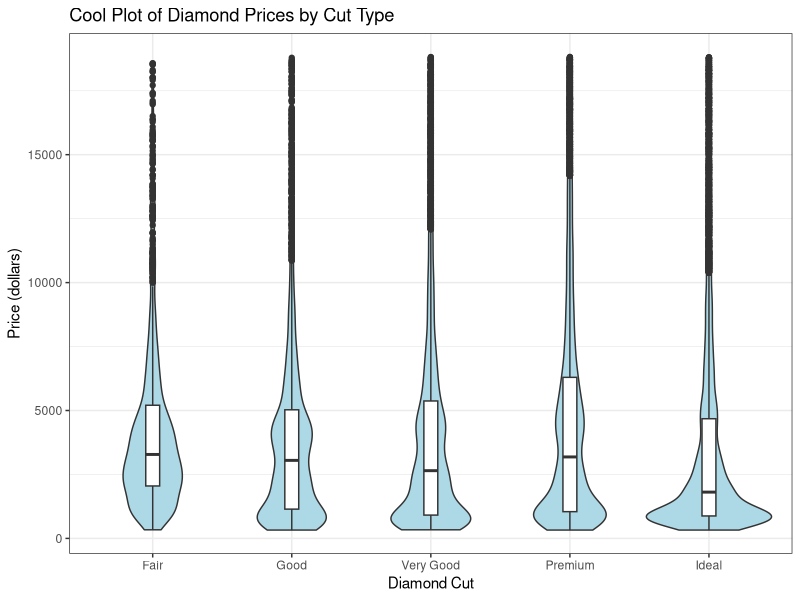
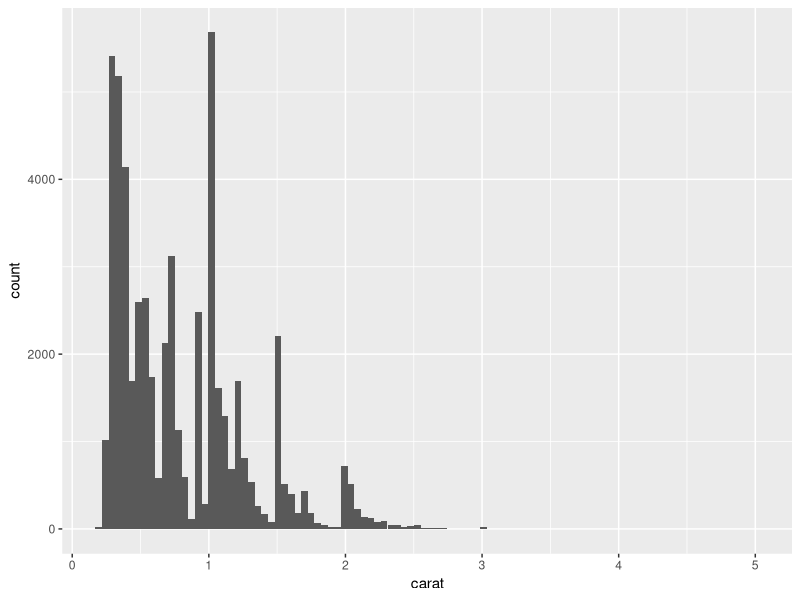
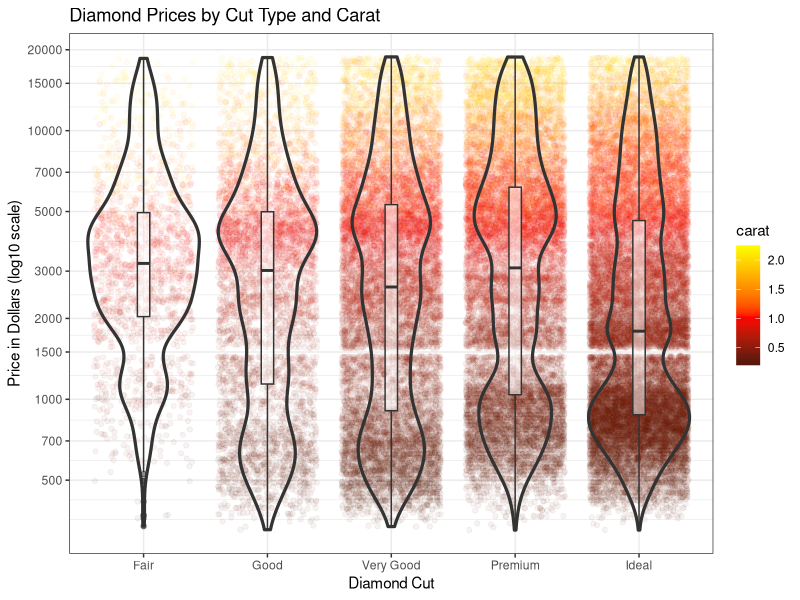
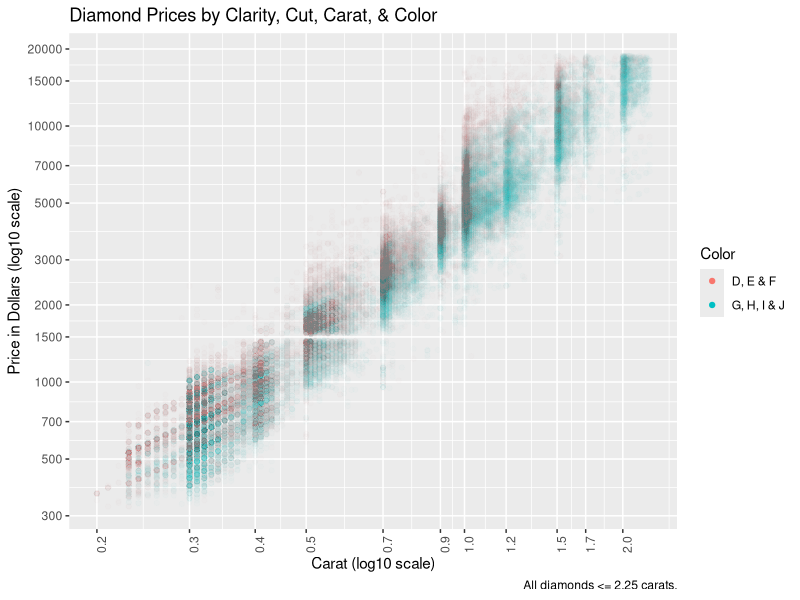
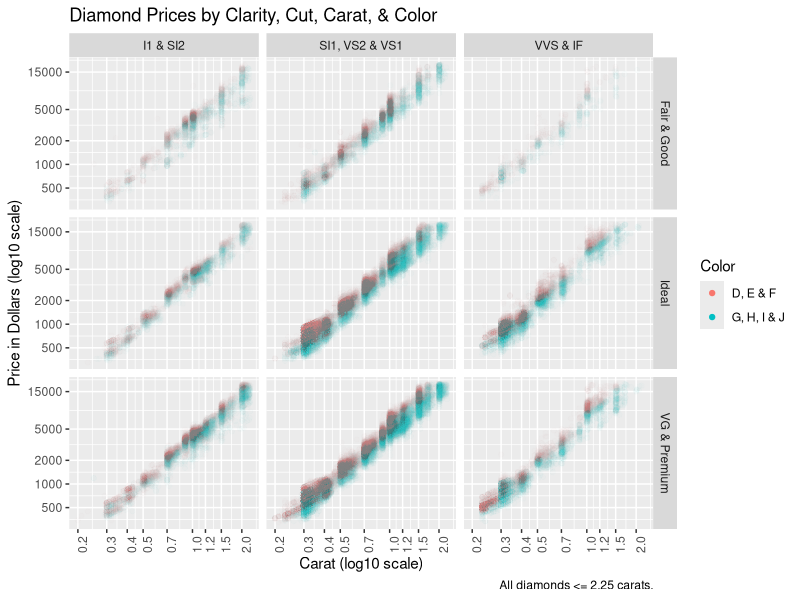
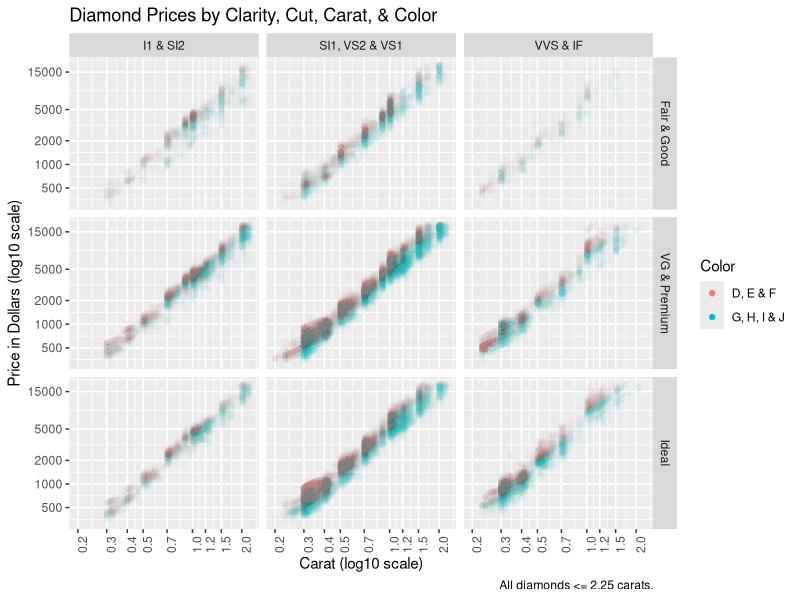
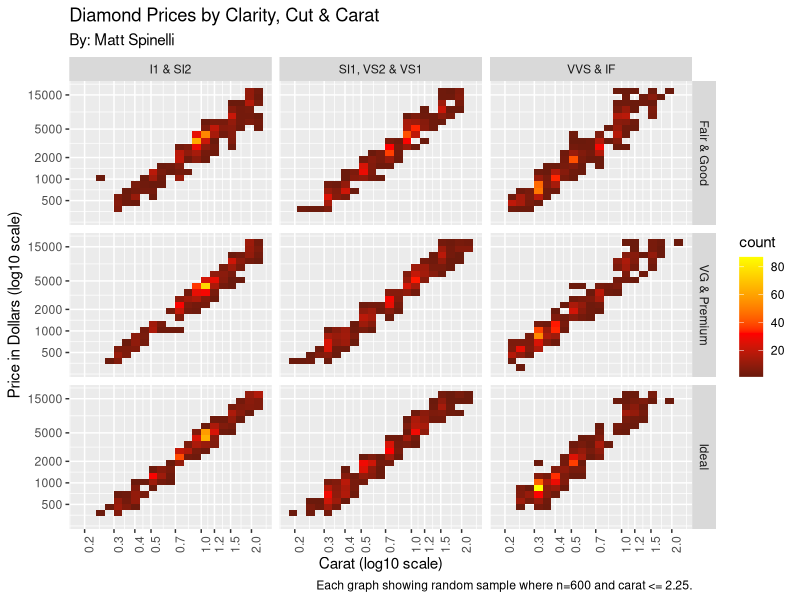

Here is the R script that generated these plots, in order:
## ---- chunk 1
knitr::opts_chunk$set(echo = TRUE)
## ---- chunk 2
library(ggplot2)
library(dplyr)
library(scales)
## ---- chunk 3
ggplot() + 
  geom_violin(aes(x=cut, y=price), 
              fill='lightblue',
              data=diamonds) +
  geom_boxplot(aes(x=cut, y=price),
               width=.1,
               data=diamonds) +
  theme_bw() +
  labs(x='Diamond Cut', y='Price (dollars)', 
       title='Cool Plot of Diamond Prices by Cut Type')
## ---- chunk 4
max_carat = max(diamonds$carat)
max_carat
min_carat = min(diamonds$carat)
min_carat
## ---- chunk 5
ggplot(diamonds, aes(x=carat)) + geom_histogram(bins=100)
## ---- chunk 6
cutoff_carat = 2.25
count(filter(diamonds, carat <= cutoff_carat)) / nrow(diamonds)
## ---- chunk 7
scale_midpoint = (cutoff_carat-min_carat) / 2
scale_midpoint
## ---- chunk 8
diamonds %>% filter(carat <= cutoff_carat) %>%
  ggplot(aes(x=cut, y=price, color=carat)) + 
  scale_y_log10(breaks = c(500, 700, 1000, 1500, 2000, 3000, 
                           5000, 7000, 10000, 15000, 20000)) +
  scale_color_gradient2(low = 'black', mid = 'red', high = 'yellow',
                        midpoint = scale_midpoint, 
                        limits=c(min_carat, cutoff_carat)) +
  geom_jitter(alpha=.05) +
  geom_violin(fill=NA, size=1.1) +
  geom_boxplot(width=.10, alpha=.5) +
  theme_bw() +
  labs(x='Diamond Cut', y='Price in Dollars (log10 scale)',
       title='Diamond Prices by Cut Type and Carat')
## ---- chunk 9
diamonds2 <- diamonds %>% 
  filter(carat <= 2.25) %>% 
  mutate(color2 = ifelse(color %in% c('D', 'E', 'F'), 
                         'D, E & F', 'G, H, I & J')) %>%
  mutate(cut2 = ifelse(cut %in% c('Ideal'), 
                       'Ideal',
                       ifelse(cut %in% c('Very Good', 'Premium'),
                              'VG & Premium', 'Fair & Good'))) %>%
  mutate(clarity2 = ifelse(clarity %in% c('SI2', 'I1'), 'I1 & SI2', 
                           ifelse(clarity %in% c('SI1', 'VS2', 'VS1'), 
                                  'SI1, VS2 & VS1', 'VVS & IF')))
head(diamonds2)
## ---- chunk 10
ggplot(diamonds2, aes(carat, price)) +
  scale_y_log10(breaks = c(300, 500, 700, 1000, 1500, 2000, 3000, 
                           5000, 7000, 10000, 15000, 20000)) +
  scale_x_log10(breaks = c(.2, .3, .4, .5, .7, .9, 1, 1.20, 1.5, 1.7, 2)) +
  geom_point(alpha=1/100, aes(x=carat, y=price, color=color2)) +
  guides(color = guide_legend(title='Color', override.aes = list(alpha = 1))) +
  theme(axis.text.x = element_text(angle=90)) + #,
  labs(x='Carat (log10 scale)', y='Price in Dollars (log10 scale)',
       title='Diamond Prices by Clarity, Cut, Carat, & Color',
       caption='All diamonds <= 2.25 carats.')
## ---- chunk 11
ggplot(diamonds2, aes(carat, price)) +
  scale_y_log10(breaks = c(500, 1000, 2000, 5000, 15000)) +
  scale_x_log10(breaks = c(.2, .3, .4, .5, .7, 1, 1.20, 1.5, 2)) +
  geom_point(alpha=1/100, aes(x=carat, y=price, color=color2)) +
  guides(color = guide_legend(title='Color', override.aes = list(alpha = 1))) +
  facet_grid(cut2~clarity2) +
  theme(axis.text.x = element_text(angle=90)) + #,
  labs(x='Carat (log10 scale)', y='Price in Dollars (log10 scale)',
       title='Diamond Prices by Clarity, Cut, Carat, & Color',
       caption='All diamonds <= 2.25 carats.')
## ---- chunk 12
diamonds2$cut2 = factor(diamonds2$cut2,
                        levels = c('Fair & Good', 
                                   'VG & Premium', 
                                   'Ideal'))

ggplot(diamonds2, aes(carat, price)) +
  scale_y_log10(breaks = c(500, 1000, 2000, 5000, 15000)) +
  scale_x_log10(breaks = c(.2, .3, .4, .5, .7, 1, 1.20, 1.5, 2)) +
  geom_point(alpha=1/100, aes(x=carat, y=price, color=color2)) +
  guides(color = guide_legend(title='Color', override.aes = list(alpha = 1))) +
  facet_grid(cut2~clarity2) +
  theme(axis.text.x = element_text(angle=90)) + #,
  labs(x='Carat (log10 scale)', y='Price in Dollars (log10 scale)',
       title='Diamond Prices by Clarity, Cut, Carat, & Color',
       caption='All diamonds <= 2.25 carats.')
## ---- chunk 13
set.seed(4593)
ggplot(diamonds2 %>% group_by(clarity2, cut2) %>% sample_n(size = 600), 
       aes(carat, price)) +
scale_y_log10(breaks = c(500, 1000, 2000, 5000, 15000)) +
  scale_x_log10(breaks = c(.2, .3, .4, .5, .7, 1, 1.20, 1.5, 2)) +
  geom_bin2d(bins=20) +
  scale_fill_gradient2(low = 'black', mid = 'red', high = 'yellow',
                       midpoint = 32) +
  facet_grid(cut2~clarity2) +
  theme(axis.text.x = element_text(angle=90)) + #,
  labs(x='Carat (log10 scale)', y='Price in Dollars (log10 scale)',
       title='Diamond Prices by Clarity, Cut & Carat',
       subtitle='By: Matt Spinelli',
       caption='Each graph showing random sample where n=600 and carat <= 2.25.')
